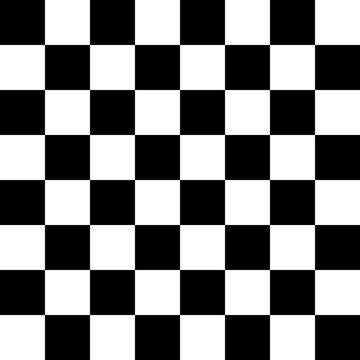
#> input picture chessboard.jpg, 360 x 360 px
$ python 7_cornerdetection.py
#> lines starting #> are read from the running program, lines starting #| are printed output that depends on the picture; after the words box and inside, x2 and y2 are one past the last pixel; in counts of white or black regions, pixels touching at a corner belong together
import numpy as np
import cv2

img = cv2.imread('chessboard.jpg', 1)
#> img is the input picture: shape (360, 360, 3); min 0, max 255, mean 127.5
gray = cv2.cvtColor(img, cv2.COLOR_BGR2GRAY)

#Detect corners
corners = cv2.goodFeaturesToTrack(gray, 100, 0.01, 10)
#> corners = 49 rows, first 8: [89, 314], [270, 45], [269, 314], [89, 45], [270, 179], [179, 270], [179, 135], [89, 179]
corners = np.int0(corners)
#print(corners)

#Display corners
for corner in corners:
    x, y = corner.ravel()
    cv2.circle(img,(x, y), 5, (255,0, 0), -1)
#> this loop made 49 passes
#> (x, y) on passes 1 to 12: (89, 314), (270, 45), (269, 314), (89, 45), (270, 179), (179, 270), (179, 135), (89, 179), (270, 224), (89, 135), (179, 224), (44, 44)
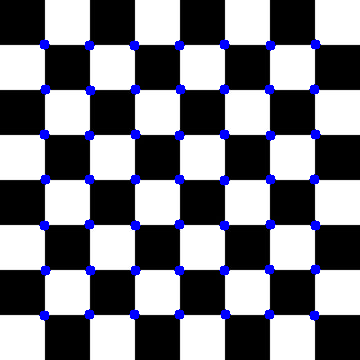
#> img: shape (360, 360, 3); 3.06% of pixels changed, all inside (x1, y1, x2, y2) = (39, 39, 321, 321)

#Draw line between corners
for i in range(len(corners)):
    for j in range (i+1, len(corners)):
        corner1 = tuple(corners[i][0])
        corner2 = tuple(corners[j][0])
        color = tuple(map(lambda x: int(x), np.random.randint(0, 255, size=3)))
        cv2.line(img, corner1, corner2, color, 1)
#> this loop made 49 passes
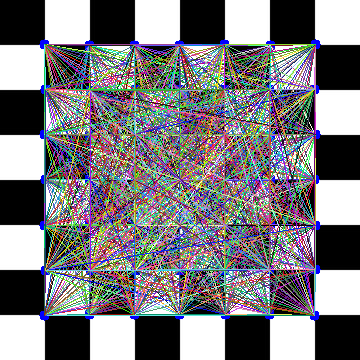
#> img: shape (360, 360, 3); mean B, G, R 126.5, 122.6, 124.1

cv2.imshow('Chessboard', img)
cv2.waitKey(0)
cv2.destroyAllWindows()
